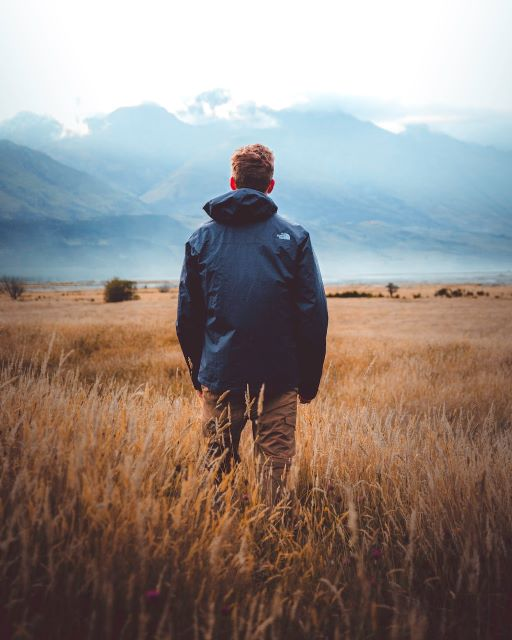
#> input picture nitesh042/newimg.jpg, 512 x 640 px
$ python prg1.py
#> lines starting #> are read from the running program, lines starting #| are printed output that depends on the picture
import cv2

img = cv2.imread('newimg.jpg')
#> img is the input picture: shape (640, 512, 3); mean B, G, R 131.7, 136.8, 147.1

# cv2.imread() -> takes an image as an input
h, w, channels = img.shape
#> h = 640; w = 512; channels = 3

half = w//2
#> half = 256


# this will be the first column
left_part = img[:, :half]
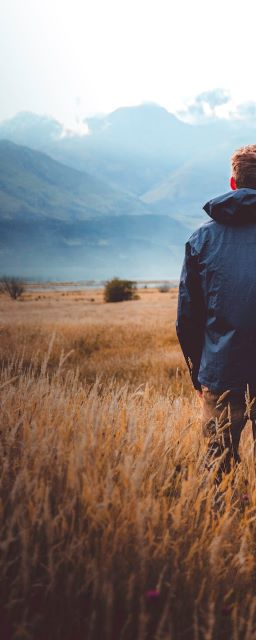
#> left_part: shape (640, 256, 3); mean B, G, R 127, 132.4, 143.3

# [:,:half] means all the rows and
# all the columns upto index half

# this will be the second column
right_part = img[:, half:]
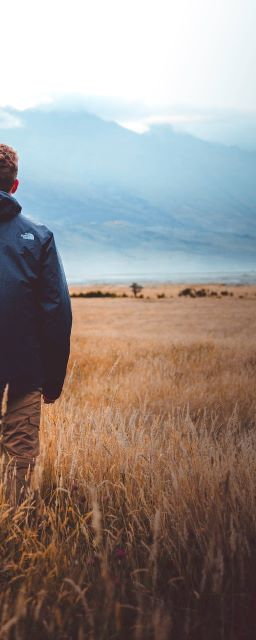
#> right_part: shape (640, 256, 3); mean B, G, R 136.4, 141.2, 150.8

# [:,half:] means all the rows and all
# the columns from index half to the end
# cv2.imshow is used for displaying the image
cv2.imshow('Left part', left_part)
cv2.imshow('Right part', right_part)

# this is horizontal division
half2 = h//2
#> half2 = 320

top = img[:half2, :]
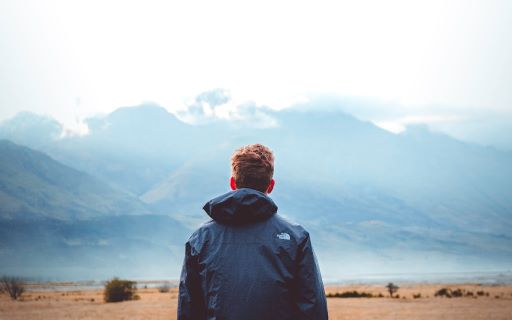
#> top: shape (320, 512, 3); mean B, G, R 202.3, 194, 180.6
bottom = img[half2:, :]
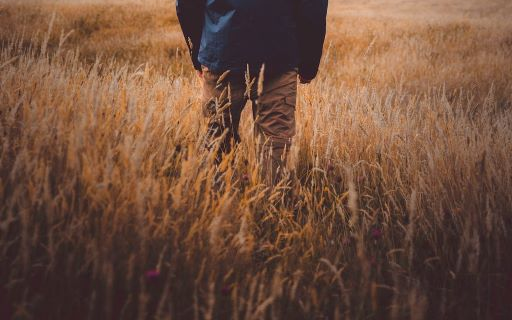
#> bottom: shape (320, 512, 3); mean B, G, R 61.1, 79.6, 113.5

cv2.imshow('Top', top)
cv2.imshow('Bottom', bottom)

# saving all the images
# cv2.imwrite() function will save the image
# into your pc
cv2.imwrite('top.jpg', top)
cv2.imwrite('bottom.jpg', bottom)
cv2.imwrite('right.jpg', right_part)
cv2.imwrite('left.jpg', left_part)
cv2.waitKey(0)

$ run again, with nitesh042/hsv.jpg copied over nitesh042/newimg.jpg
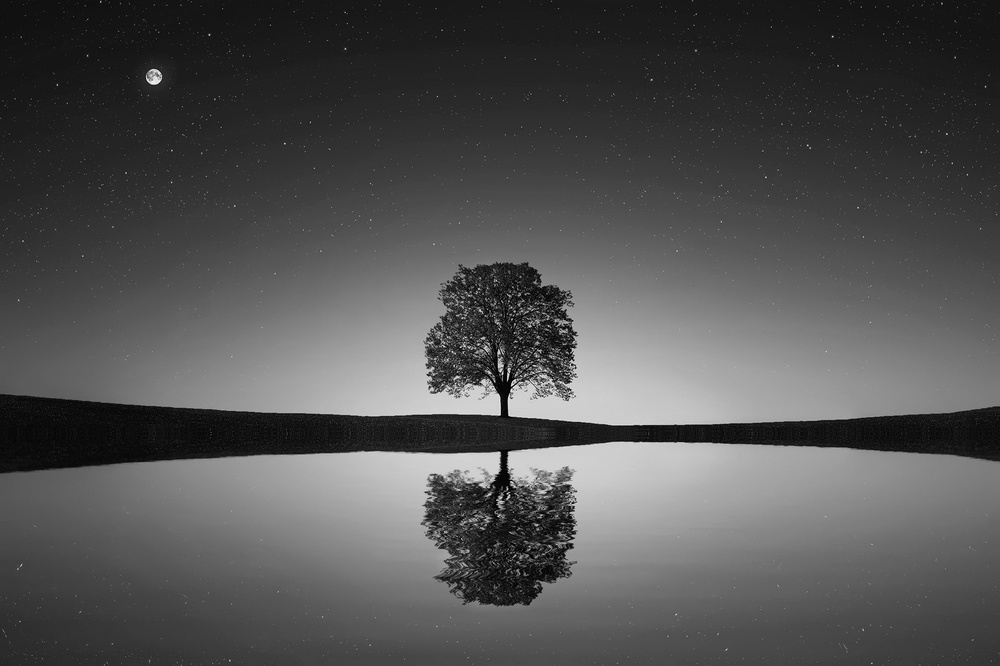
#> input picture nitesh042/hsv.jpg, 1000 x 666 px, shrunk from 1920 x 1278 before the run
#> img is the input picture: shape (666, 1000, 3); min 0, max 255, mean 81.8
#> `top = img[:half2, :]`:
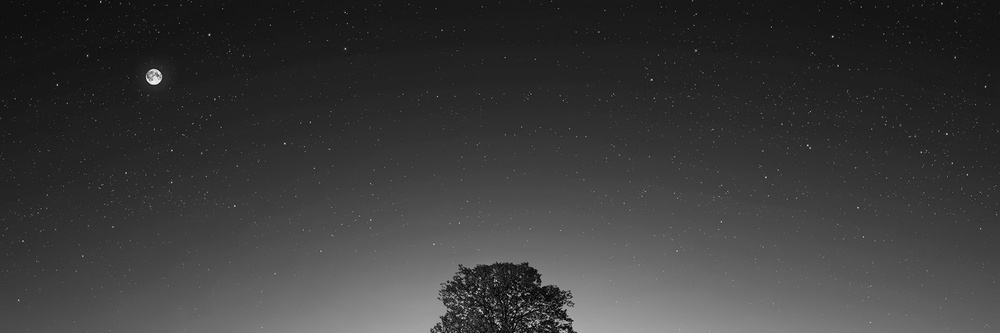
#> top: shape (333, 1000, 3); min 0, max 255, mean 58.4
#> `bottom = img[half2:, :]`:
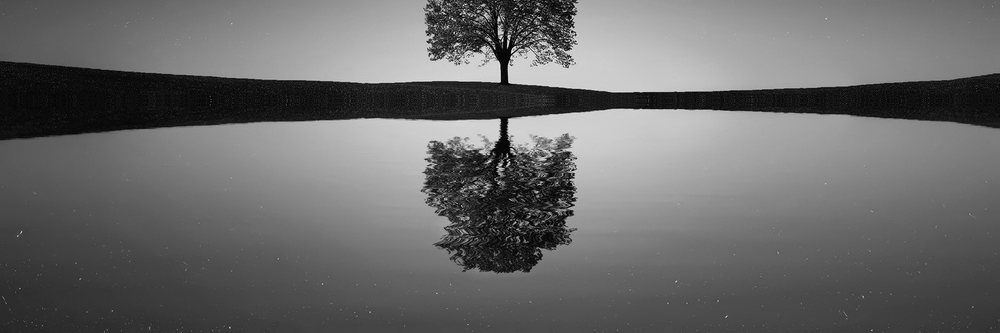
#> bottom: shape (333, 1000, 3); min 0, max 250, mean 105.3
